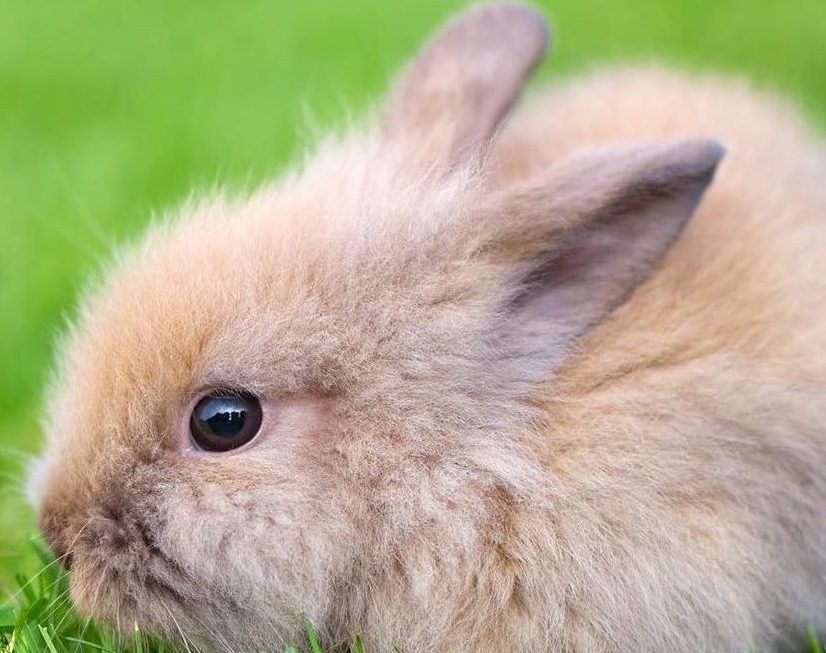
#> input picture Images/lapin.jpeg, 826 x 653 px
$ python Get_scribbles.py
#> lines starting #> are read from the running program, lines starting #| are printed output that depends on the picture
"""
This script allows to annotate some pixels of the image by drawing lines.
Don't forget to indicate the number of regions and the name of the image
"""

from PIL import Image
import numpy as np
import matplotlib.pyplot as plt

###########################
NB_CLASS = 2

im = np.array(Image.open('Images/lapin.jpeg'), dtype=np.uint8)
#> im is the input picture: shape (653, 826, 3); mean R, G, B 179.2, 174.7, 141.8
H, W = im.shape[0], im.shape[1]
#> H = 653; W = 826

Scribbles = {}
############################


# [58 lines left out: function get_line, not called in this run]

def get_entire_scribbles(Scribbles):
	Scribbles_line = {}
	Nb_class = len(Scribbles)
	for i in range(1,Nb_class +1):
		Scribbles_line['Class_'+str(i)] = []
		x,y = Scribbles['Class_'+str(i)][0], Scribbles['Class_'+str(i)][1]
		for ind in range(0,len(x),2):
			line = get_line((int(x[ind]),int(y[ind])),(int(x[ind+1]),int(y[ind+1])))
			Scribbles_line['Class_'+str(i)].extend(line[:-1])
	return Scribbles_line

# [17 lines left out: function onclick, not called in this run]


for i in range(1,NB_CLASS + 1):
	scribs = [[],[]]
	fig = plt.figure()
	plt.imshow(im)
	po, = plt.plot([], [])
	xs, ys = list(po.get_xdata()), list(po.get_ydata())
	connection_id = fig.canvas.mpl_connect('button_press_event', onclick)
	plt.title('scribble for class '+str(i))
	plt.show()
	scribs[0].extend(xs)
	scribs[1].extend(ys)
	Scribbles['Class_'+str(i)] = scribs
#> this loop made 2 passes
#> pass 1, `plt.show()`:
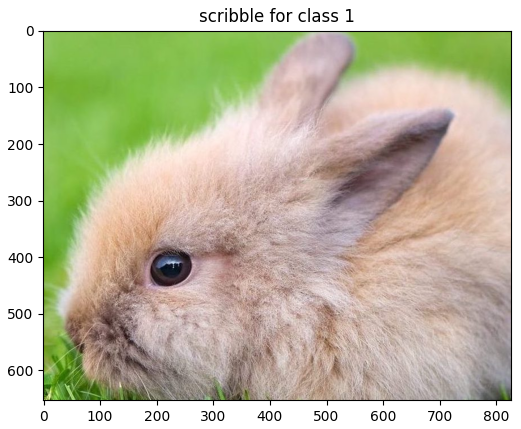
#> figure drawn by matplotlib, 1 panel
#> after the loop, Scribbles = {'Class_1': [[], []], 'Class_2': [[], []]}

	#Scribbles['Class_'+str(i)] = [xs,ys]


line_scribbles = get_entire_scribbles(Scribbles)
#> in get_entire_scribbles, `Nb_class = len(Scribbles)`: Nb_class = 2
#> after the loop in get_entire_scribbles, `for i in range(1,Nb_class +1):`: Scribbles_line = {'Class_1': [], 'Class_2': []}
#> line_scribbles = {'Class_1': [], 'Class_2': []}

np.save('Scrib/scrib.npy',line_scribbles)
